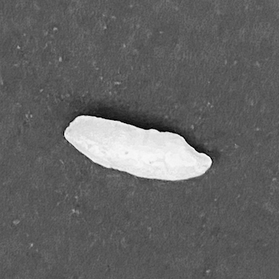
%> input picture Datos/onerice.png, 279 x 279 px, shrunk from 340 x 340 before the run
$ octave script_programacion.m   (GNU Octave 9; MATLAB toolbox functions it lacks are replaced by stand-ins)
%> lines starting %> are read from the running program, lines starting %| are printed output that depends on the picture; in (x1, y1, x2, y2) boxes, pixels count from 0 and x2, y2 are one past the last pixel; in counts of white or black regions, pixels touching at a corner belong together; the program's own positions count from 1
### Scripts depurados/cImagen_segmentacion.m
function [Y, area] = cImagen_segmentacion(X, umbral)
    [fImg, cImg] = size(X);
    Y = zeros(fImg, cImg);
    area = 0;

    for i=1:fImg
        for j=1:cImg
            if X(i,j) > umbral
                Y(i, j) = 255;
                area = area + 1;
            end
        end
    end
end

### Scripts depurados/script_programacion.m
%% Segmentación de arroz
%
%

%% Preparo el entorno
close all;  % Cierro figuras existentes abiertas
clear;      % Limpio el Workspace
clc;        % Limpio el Command Windows

%% Cargo en Workspace la imagen onerice.png y la muestro

X = imread('onerice.png'); % Lectura de la imagen en escala de grises
%> X is the input picture: size 279x279 uint8; min 0, max 254, mean 99.1
imshow(X); % Muestro la imagen cargada en el Workspace en escala de grises


%% Obtengo características de la imagen
%

[fImg, cImg] = size(X);   % Obtengo la forma de la matriz [filas, columnas]
%> fImg = 279; cImg = 279
min_img = min(min(X));    % Obtengo el valor mínimo de gris en la matriz
%> min_img = 0
max_img = max(max(X));    % Obtengo el valor máximo de gris en la matriz
%> max_img = 254

% Imprimo resultados:
str = sprintf('Forma de la matriz: %d x %d. Mínimo valor: %d. Máximo valor: %d.  ',fImg, cImg, min_img, max_img);
disp(str);
%| Forma de la matriz: 279 x 279. Mínimo valor: 0. Máximo valor: 254.


%% Segmentación del grano de arroz
%

Y = zeros(fImg, cImg);
area = 0;

umbral = 170;

for i=1:fImg
    for j=1:cImg
        if X(i,j) > umbral
            Y(i, j) = 255;
            area = area + 1;
        end
    end
end
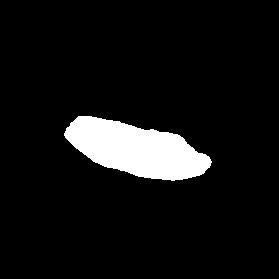
%> Y: size 279x279 double; 7.5% white; 1 white region, box (x1, y1, x2, y2) and area: (64, 116, 212, 181) 5860
%> after the loop, area = 5860

imshow(Y)

figure(1);
subplot(221); imshow(X); subplot(222);imshow(Y)
subplot(223); plot(X(183,:)); subplot(224); plot(Y(183,:))
%> after `plot(Y(183,:))`:
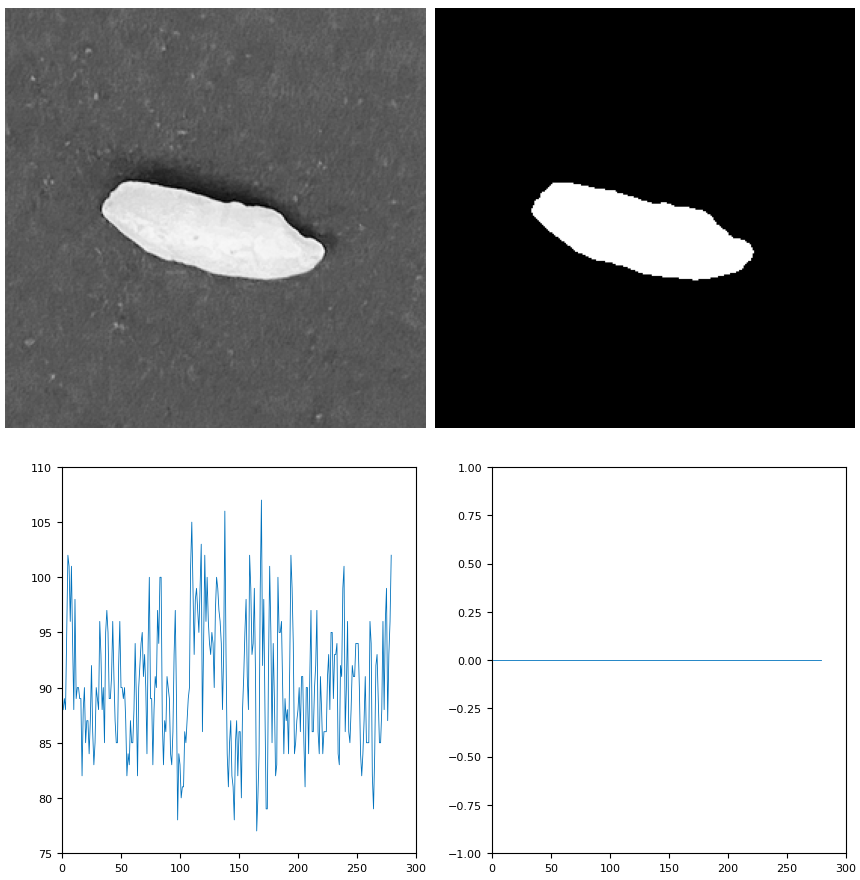
%> figure redrawn from the program's plot data, 4 panels

disp(area);
%| 5860

% [6 lines of commented-out code are left out]


%% Segmentación de arroz (muchos granos)
%
%

%% Preparo el entorno
close all;  % Cierro figuras existentes abiertas
clear;      % Limpio el Workspace
clc;        % Limpio el Command Windows

%% Cargo en Workspace la imagen onerice.png y la muestro

X = imread('rices.png'); % Lectura de la imagen en escala de grises
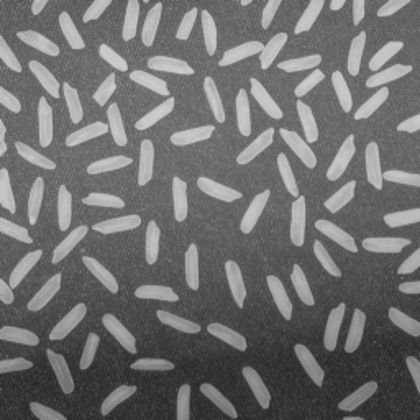
%> input picture Datos/rices.png, 420 x 420 px, shrunk from 512 x 512 before the run
%> X is the input picture: size 420x420 uint8; min 38, max 206, mean 111.3
imshow(X); % Muestro la imagen cargada en el Workspace en escala de grises

umbral = 200;
[Y, area] = cImagen_segmentacion(X, umbral);
%> after the loop in cImagen_segmentacion, `for i=1:fImg`:
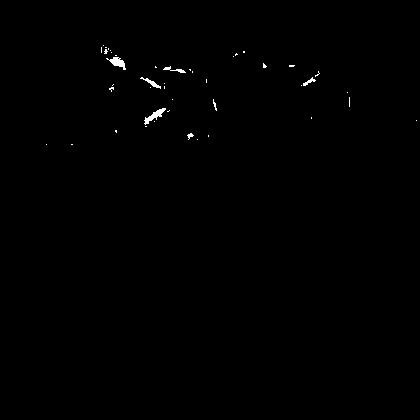
%> Y: size 420x420 double; 0.33% white; 44 white regions (37 under 20 px), largest, box (x1, y1, x2, y2) and area: (144, 108, 166, 125) 129, (106, 57, 126, 70) 118, (140, 77, 161, 89) 67
%> after the loop in cImagen_segmentacion, `for i=1:fImg`: area = 589
%> area = 589
imshow(Y)
figure(1);
subplot(221); imshow(X); subplot(222);imshow(Y)
subplot(223); plot(X(183,:)); subplot(224); plot(Y(183,:))
disp(area);
%| 589

%% Obtengo características de la imagen
%

[fImg, cImg] = size(X);   % Obtengo la forma de la matriz [filas, columnas]
%> fImg = 420; cImg = 420
min_img = min(min(X));    % Obtengo el valor mínimo de gris en la matriz
%> min_img = 38
max_img = max(max(X));    % Obtengo el valor máximo de gris en la matriz
%> max_img = 206

% Imprimo resultados:
str = sprintf('Forma de la matriz: %d x %d. Mínimo valor: %d. Máximo valor: %d.  ',fImg, cImg, min_img, max_img);
disp(str);
%| Forma de la matriz: 420 x 420. Mínimo valor: 38. Máximo valor: 206.


%% Operación de resta
%

for i=1:fImg
    xmin = min(X(i, :));
    nX(i,:) = X(i, :) - xmin;
end
%> this loop made 420 passes
%> xmin on passes 1 to 3: 80, 85, 83
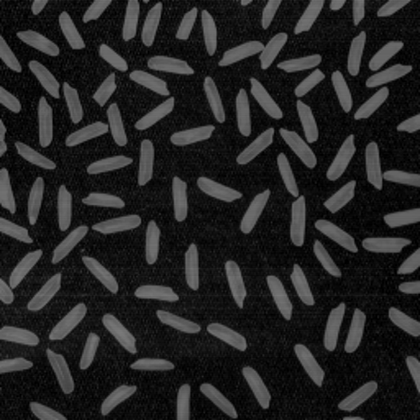
%> nX: size 420x420 uint8; min 0, max 122, mean 36

figure(1);
subplot(121); imshow(X); subplot(122);imshow(nX)


%% Segmentación del grano de arroz
%

Y = zeros(fImg, cImg);
area = 0;

umbral = 60;

for i=1:fImg
    for j=1:cImg
        if nX(i,j) > umbral
            Y(i, j) = 255;
            area = area + 1;
        end
    end
end
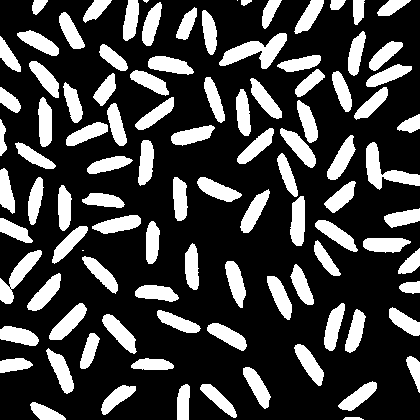
%> Y: size 420x420 double; 26.1% white; 100 white regions (3 under 20 px), largest, box (x1, y1, x2, y2) and area: (219, 33, 287, 69) 1068, (366, 142, 420, 190) 960, (0, 250, 42, 304) 775
%> after the loop, area = 45984

figure(1);
subplot(221); imshow(X); subplot(222);imshow(Y)
subplot(223); plot(X(183,:)); subplot(224); plot(Y(183,:))
%> after `plot(Y(183,:))`:
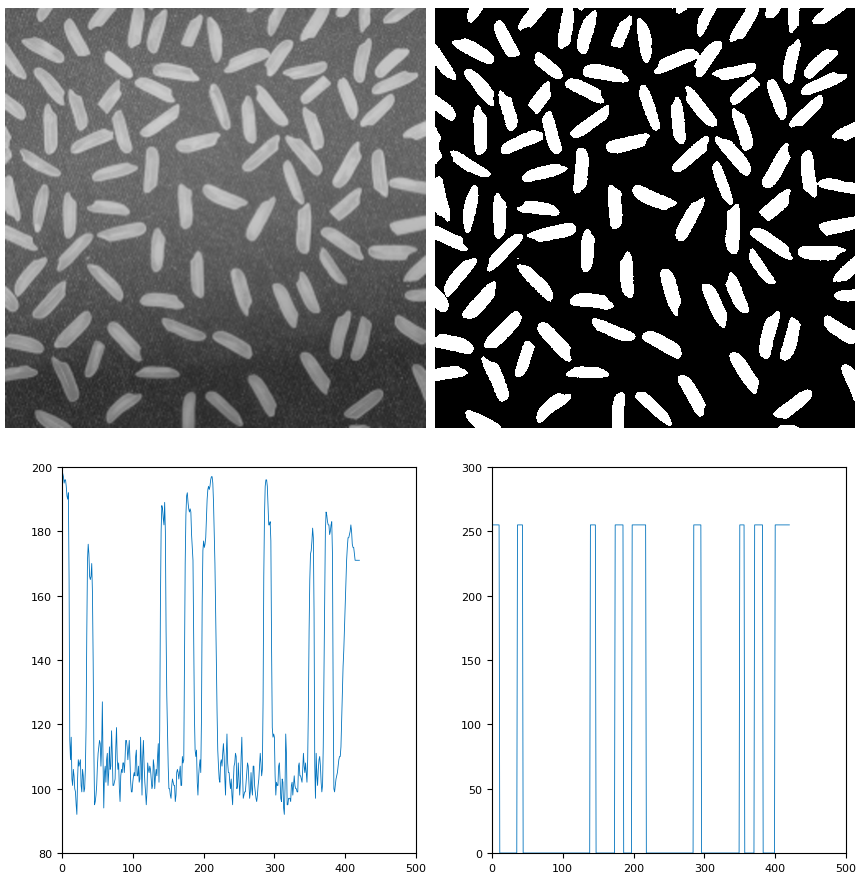
%> figure redrawn from the program's plot data, 4 panels
